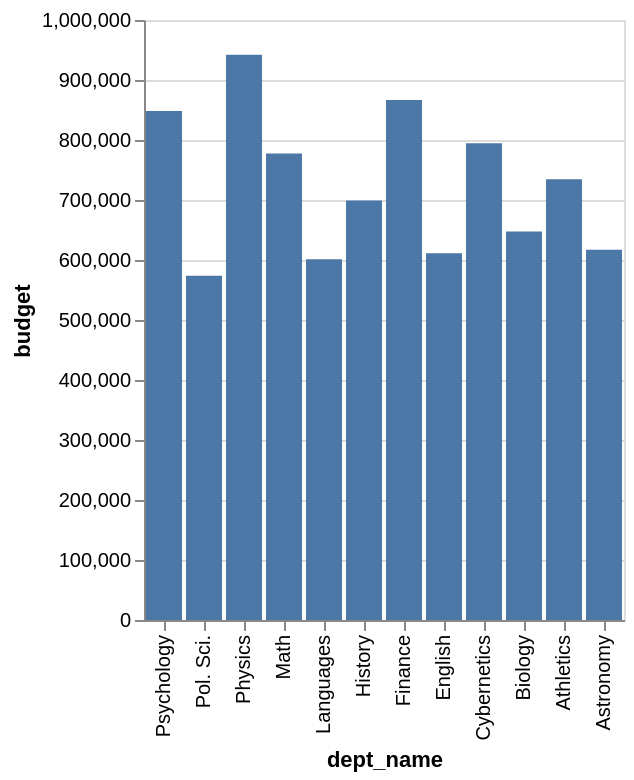

Specify this chart in Vega-Lite:
### Vega-Lite specification from a JSON file in a GitHub repository (floating-point values rounded to 4 significant figures)
{"data": {"values": [{"x_data": "Psychology", "y_data": 848200.0}, {"x_data": "Pol. Sci.", "y_data": 573700.0}, {"x_data": "Physics", "y_data": 942200.0}, {"x_data": "Math", "y_data": 777600.0}, {"x_data": "Languages", "y_data": 601300.0}, {"x_data": "History", "y_data": 699100.0}, {"x_data": "Finance", "y_data": 866800.0}, {"x_data": "English", "y_data": 611000.0}, {"x_data": "Cybernetics", "y_data": 794500.0}, {"x_data": "Biology", "y_data": 647600.0}, {"x_data": "Athletics", "y_data": 734600.0}, {"x_data": "Astronomy", "y_data": 617300.0}]}, "mark": "bar", "encoding": {"x": {"field": "x_data", "type": "nominal", "title": "dept_name", "sort": "descending"}, "y": {"field": "y_data", "type": "quantitative", "title": "budget"}}}
